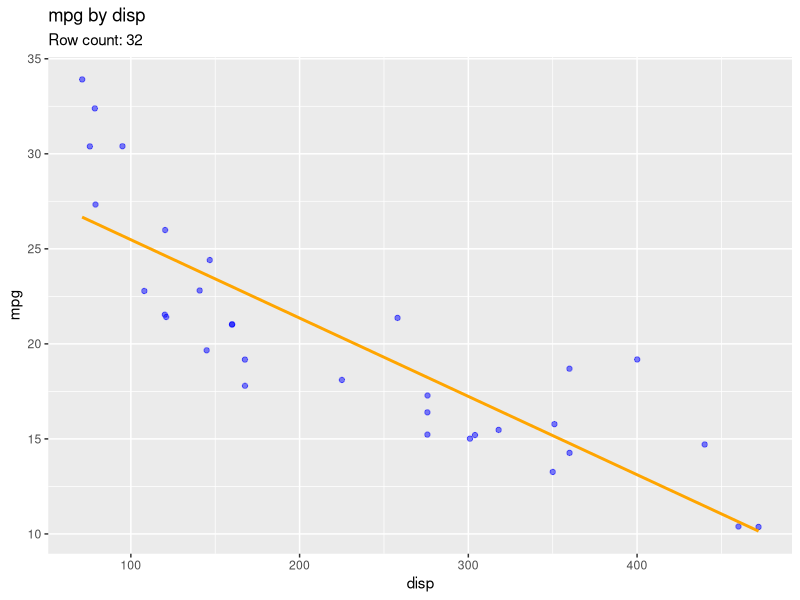

Write R code to recreate this figure.
# Data Analysis Essentials
# Lesson 5 - Creation Functions for Exploratory Data Analysis
# Date: 12/08/2019

# Load Packages ----------------------------------------------------------------
library(stringr) # stringr
library(tidyverse) # tidyverse

# Write Function to create consistent plots ------------------------------------

# Define input variables and default parameters 
gg_explore <- function(data, x_col, y_col, 
                       param_title = str_c(y_col, " by ", x_col),
                       param_subtitle = str_c("Row count: ", data %>% nrow()),
                       param_alpha = 0.5,
                       param_method = "lm",
                       param_se = FALSE, 
                       param_dot_color = "blue",
                       param_line_color = "orange") {
  # Generate an exploratory plot and save it to the environment as "plt"
  plt <- data %>% ggplot(mapping = aes_string(x = x_col, y = y_col)) +
    geom_jitter(alpha = param_alpha, color = param_dot_color) + 
    geom_smooth(method = param_method, se = param_se, color = param_line_color) +
    ggtitle(param_title, subtitle = param_subtitle) 
  # Display the Plot
  plt %>% print()
}

# Test the function using the mtcars dataset
gg_explore(mtcars, "disp", "mpg")
